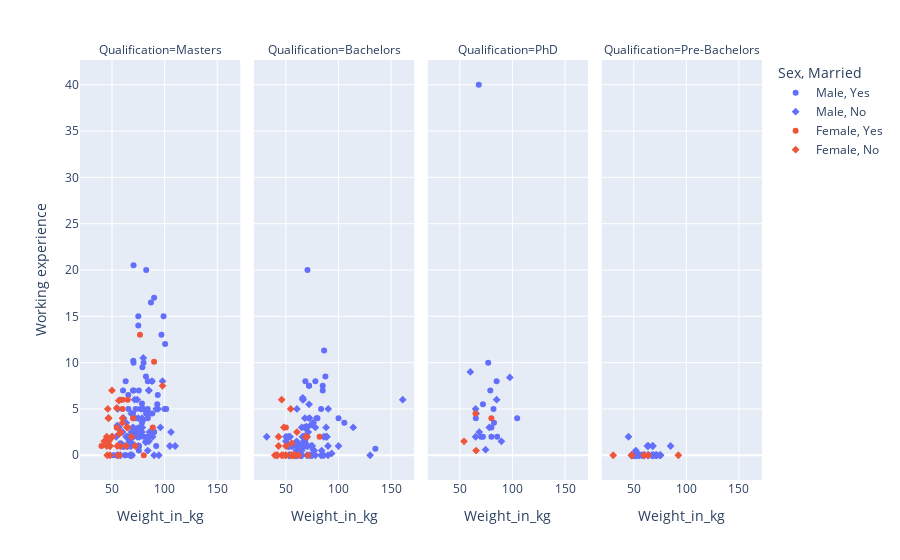

Notebook code cell kept with this figure:
### Code cell
import plotly.express as px
import pandas as pd 
data= pd.read_csv("new_data.csv")
fig = px.scatter(data, x="Weight_in_kg", y="Working experience", color="Gender", symbol="Marital Status?", facet_col="Qualification",
          labels={"Gender": "Sex", "Marital Status?": "Married"})
fig.show()

### Figure 1 — Plotly figure (JSON) as saved in the notebook; plotly's stock layout.template omitted (floating-point values rounded to 4 significant figures)
{"data": [{"hovertemplate": "Sex=Male<br>Married=Yes<br>Qualification=Masters<br>Weight_in_kg=%{x}<br>Working experience=%{y}<extra></extra>", "legendgroup": "Male, Yes", "marker": {"color": "#636efa", "symbol": "circle"}, "mode": "markers", "name": "Male, Yes", "orientation": "v", "showlegend": true, "type": "scatter", "x": [77, 93, 99, 75.8, 72.5, 75, 84, 72.5, 62.5, 100.5, 78.9, 70, 100, 75.4, 75.5, 70.2, 88.4, 83.5, 90, 77.5, 93.5, 97, 79.5, 75.6, 82.5, 70.5, 75.5, 54.3, 82.27, 101.5, 86.5, 75, 70, 70.5, 82.4, 70.2, 58.1, 80, 65.5, 75.45, 70, 63, 84, 88, 80, 78.5, 90, 72.5, 78.5, 51, 58, 87, 70, 55, 69.1, 90, 65.6, 58, 92, 75, 60.5, 84, 63, 55, 75.55, 70.5], "xaxis": "x", "y": [5, 5.5, 15, 2, 2.5, 14, 4, 4, 0, 12, 9.5, 4.5, 5, 3, 7, 10.2, 4.5, 2, 17, 2.5, 6.5, 13, 3.8, 1, 20, 20.5, 1, 0, 8.5, 5, 4.5, 1, 7, 10, 4.5, 4, 1.3, 2, 6.5, 1, 3, 8, 8, 8, 10, 5.6, 2.5, 5, 3.5, 0, 6, 16.5, 2, 3, 0, 2.5, 5, 1, 1, 15, 7, 5, 0, 3, 0.5, 7], "yaxis": "y"}, {"hovertemplate": "Sex=Male<br>Married=Yes<br>Qualification=Bachelors<br>Weight_in_kg=%{x}<br>Working experience=%{y}<extra></extra>", "legendgroup": "Male, Yes", "marker": {"color": "#636efa", "symbol": "circle"}, "mode": "markers", "name": "Male, Yes", "orientation": "v", "showlegend": false, "type": "scatter", "x": [100, 72, 64, 87.5, 105.5, 72, 79, 60, 70.5, 78, 68, 135, 80, 85, 56, 86.34, 64, 72, 68.5, 85, 83.4], "xaxis": "x2", "y": [4, 4, 0, 8.5, 3.5, 7.5, 4, 0, 20, 8, 1, 0.7, 4, 7.5, 0, 11.3, 0, 7.5, 8, 7, 5], "yaxis": "y2"}, {"hovertemplate": "Sex=Male<br>Married=Yes<br>Qualification=PhD<br>Weight_in_kg=%{x}<br>Working experience=%{y}<extra></extra>", "legendgroup": "Male, Yes", "marker": {"color": "#636efa", "symbol": "circle"}, "mode": "markers", "name": "Male, Yes", "orientation": "v", "showlegend": false, "type": "scatter", "x": [70.2, 80, 82, 104.5, 77, 65.21, 72, 72, 82.5, 79, 85, 68, 80, 85.5], "xaxis": "x3", "y": [2, 2, 5, 4, 10, 4, 5.5, 2, 3.5, 7, 8, 40, 3, 2], "yaxis": "y3"}, {"hovertemplate": "Sex=Male<br>Married=Yes<br>Qualification=Pre-Bachelors<br>Weight_in_kg=%{x}<br>Working experience=%{y}<extra></extra>", "legendgroup": "Male, Yes", "marker": {"color": "#636efa", "symbol": "circle"}, "mode": "markers", "name": "Male, Yes", "orientation": "v", "showlegend": false, "type": "scatter", "x": [52, 75], "xaxis": "x4", "y": [0, 0], "yaxis": "y4"}, {"hovertemplate": "Sex=Male<br>Married=No<br>Qualification=Masters<br>Weight_in_kg=%{x}<br>Working experience=%{y}<extra></extra>", "legendgroup": "Male, No", "marker": {"color": "#636efa", "symbol": "diamond"}, "mode": "markers", "name": "Male, No", "orientation": "v", "showlegend": true, "type": "scatter", "x": [58, 50, 68.5, 67, 68.3, 96, 88.6, 60, 93.9, 65, 85.6, 78.5, 68, 63.5, 88, 98, 55.5, 68.3, 82.5, 106.0, 80, 61.5, 69, 54, 68, 94.5, 63.5, 67, 71.5, 74, 55, 105, 69.5, 85, 56.5, 78.5, 55, 78.8, 65, 70, 60, 85, 110, 68, 65, 61, 70, 84, 58, 74, 82, 61, 66.5, 92, 79.75, 75, 76, 78, 90, 70, 75, 85, 86], "xaxis": "x", "y": [0, 2, 2.5, 0, 4.5, 3, 2, 2.5, 5, 2, 2.5, 4, 0, 3.5, 8, 8, 5, 1.2, 1.5, 2.5, 5, 1, 0, 2, 1, 0, 2, 2, 6, 6, 0, 1, 2, 7, 3, 2.5, 3.2, 3, 1, 3, 1, 7, 1, 1, 1, 1, 1.2, 0.5, 1, 2, 1.4, 4, 1.5, 5, 10.5, 1, 2, 5, 0, 2, 4, 1.5, 2], "yaxis": "y"}, {"hovertemplate": "Sex=Male<br>Married=No<br>Qualification=Bachelors<br>Weight_in_kg=%{x}<br>Working experience=%{y}<extra></extra>", "legendgroup": "Male, No", "marker": {"color": "#636efa", "symbol": "diamond"}, "mode": "markers", "name": "Male, No", "orientation": "v", "showlegend": false, "type": "scatter", "x": [53.6, 76.8, 84, 88.2, 72, 130, 83.5, 69.5, 55.5, 78, 93.5, 71.2, 89, 88.2, 62, 69, 75, 50, 84, 90, 67.9, 76, 76, 67.4, 54, 60.5, 74, 86, 61, 70, 52.27, 65, 68, 60, 72, 70, 65.8, 68, 60, 90.2, 90, 52, 74, 53, 59.5, 75, 65, 161, 72.5, 65, 100, 68, 65, 60.2, 65.7, 74, 70.85, 56.61, 63.5, 66, 53, 52.1, 59.5, 58, 114, 64, 86, 65, 31.75, 67, 65, 70, 52.1, 67.5, 60.5, 54, 66, 68.7, 78, 50, 67, 66.5, 70, 60, 70, 60], "xaxis": "x2", "y": [1, 0.5, 0.5, 2, 5.5, 0, 0, 3.1, 1, 0, 0.2, 2.5, 2, 3, 1, 2, 0, 2, 0, 0, 1.5, 0.6, 3.5, 1.5, 2, 1, 1, 0, 1.3, 2, 2, 0, 2, 0.5, 0, 3, 1, 4, 0, 5, 1, 1, 0, 0, 0, 1, 1, 6, 4, 0.5, 1, 1, 0, 1.5, 2, 3.3, 1, 1, 1, 6, 0, 1, 0, 0, 3, 0, 2, 3, 2, 2, 0, 0, 1, 3, 5, 0, 6.2, 3, 3, 1.5, 1.5, 6, 1, 0, 2, 0], "yaxis": "y2"}, {"hovertemplate": "Sex=Male<br>Married=No<br>Qualification=PhD<br>Weight_in_kg=%{x}<br>Working experience=%{y}<extra></extra>", "legendgroup": "Male, No", "marker": {"color": "#636efa", "symbol": "diamond"}, "mode": "markers", "name": "Male, No", "orientation": "v", "showlegend": false, "type": "scatter", "x": [78, 74.5, 65.5, 60, 97.5, 85, 89.5, 68.5, 65, 65], "xaxis": "x3", "y": [3, 0.6, 4.5, 9, 8.4, 6, 1.5, 2.5, 2, 5], "yaxis": "y3"}, {"hovertemplate": "Sex=Male<br>Married=No<br>Qualification=Pre-Bachelors<br>Weight_in_kg=%{x}<br>Working experience=%{y}<extra></extra>", "legendgroup": "Male, No", "marker": {"color": "#636efa", "symbol": "diamond"}, "mode": "markers", "name": "Male, No", "orientation": "v", "showlegend": false, "type": "scatter", "x": [63, 55, 52.5, 75, 63.5, 52, 50, 64, 68.5, 57.4, 71.5, 48, 59, 55.2, 50, 68.5, 75.5, 63.5, 68.2, 67.12, 85, 50, 75, 68, 52, 60, 55, 53, 48, 72, 45, 49, 64, 60, 70.5, 64], "xaxis": "x4", "y": [1, 0, 0, 0, 0, 0.5, 0, 1, 0, 0, 0, 0, 0, 0, 0, 0, 0, 0, 1, 0, 1, 0, 0, 1, 0, 0, 0, 0, 0, 0, 2, 0, 0, 0, 0, 0], "yaxis": "y4"}, {"hovertemplate": "Sex=Female<br>Married=Yes<br>Qualification=Masters<br>Weight_in_kg=%{x}<br>Working experience=%{y}<extra></extra>", "legendgroup": "Female, Yes", "marker": {"color": "#EF553B", "symbol": "circle"}, "mode": "markers", "name": "Female, Yes", "orientation": "v", "showlegend": true, "type": "scatter", "x": [60, 60, 70, 57, 65, 40, 76.6, 90, 88.8, 80.2, 54.5], "xaxis": "x", "y": [5, 6, 4, 0, 6, 1, 13, 10.1, 3, 0, 3], "yaxis": "y"}, {"hovertemplate": "Sex=Female<br>Married=Yes<br>Qualification=Bachelors<br>Weight_in_kg=%{x}<br>Working experience=%{y}<extra></extra>", "legendgroup": "Female, Yes", "marker": {"color": "#EF553B", "symbol": "circle"}, "mode": "markers", "name": "Female, Yes", "orientation": "v", "showlegend": false, "type": "scatter", "x": [50, 71, 70, 82], "xaxis": "x2", "y": [3, 0, 2, 2], "yaxis": "y2"}, {"hovertemplate": "Sex=Female<br>Married=Yes<br>Qualification=PhD<br>Weight_in_kg=%{x}<br>Working experience=%{y}<extra></extra>", "legendgroup": "Female, Yes", "marker": {"color": "#EF553B", "symbol": "circle"}, "mode": "markers", "name": "Female, Yes", "orientation": "v", "showlegend": false, "type": "scatter", "x": [80, 65], "xaxis": "x3", "y": [4, 4.5], "yaxis": "y3"}, {"hovertemplate": "Sex=Female<br>Married=Yes<br>Qualification=Pre-Bachelors<br>Weight_in_kg=%{x}<br>Working experience=%{y}<extra></extra>", "legendgroup": "Female, Yes", "marker": {"color": "#EF553B", "symbol": "circle"}, "mode": "markers", "name": "Female, Yes", "orientation": "v", "showlegend": false, "type": "scatter", "x": [64], "xaxis": "x4", "y": [0], "yaxis": "y4"}, {"hovertemplate": "Sex=Female<br>Married=No<br>Qualification=Masters<br>Weight_in_kg=%{x}<br>Working experience=%{y}<extra></extra>", "legendgroup": "Female, No", "marker": {"color": "#EF553B", "symbol": "diamond"}, "mode": "markers", "name": "Female, No", "orientation": "v", "showlegend": true, "type": "scatter", "x": [59.9, 64.21, 60, 47, 50, 98, 63.4, 42.6, 55, 56, 56.9, 56.5, 50.2, 46, 48.2, 45, 68.5, 46.5, 54.5, 65, 46.9, 50.2, 45, 48, 72, 58, 45.5, 58, 48], "xaxis": "x", "y": [3.5, 3, 4, 1.5, 7, 7.5, 1, 1.5, 1, 0, 2.3, 5.9, 2, 5, 1, 1, 2, 4, 5.1, 3, 4, 2, 2, 1, 1, 1, 0, 2.5, 0], "yaxis": "y"}, {"hovertemplate": "Sex=Female<br>Married=No<br>Qualification=Bachelors<br>Weight_in_kg=%{x}<br>Working experience=%{y}<extra></extra>", "legendgroup": "Female, No", "marker": {"color": "#EF553B", "symbol": "diamond"}, "mode": "markers", "name": "Female, No", "orientation": "v", "showlegend": false, "type": "scatter", "x": [69, 57.5, 43, 39.5, 48, 41.2, 62, 43, 60.5, 47.5, 55, 50, 58.5, 57, 50, 42, 46, 55, 54.5, 46, 55.5, 50], "xaxis": "x2", "y": [2, 0, 1, 0, 3, 0, 0, 2, 2.5, 0, 0, 0, 0, 0, 1, 0, 0, 0, 5, 6, 1.3, 0], "yaxis": "y2"}, {"hovertemplate": "Sex=Female<br>Married=No<br>Qualification=PhD<br>Weight_in_kg=%{x}<br>Working experience=%{y}<extra></extra>", "legendgroup": "Female, No", "marker": {"color": "#EF553B", "symbol": "diamond"}, "mode": "markers", "name": "Female, No", "orientation": "v", "showlegend": false, "type": "scatter", "x": [65.5, 54], "xaxis": "x3", "y": [0.5, 1.5], "yaxis": "y3"}, {"hovertemplate": "Sex=Female<br>Married=No<br>Qualification=Pre-Bachelors<br>Weight_in_kg=%{x}<br>Working experience=%{y}<extra></extra>", "legendgroup": "Female, No", "marker": {"color": "#EF553B", "symbol": "diamond"}, "mode": "markers", "name": "Female, No", "orientation": "v", "showlegend": false, "type": "scatter", "x": [30.5, 48, 48, 60, 92.4, 60], "xaxis": "x4", "y": [0, 0, 0, 0, 0, 0], "yaxis": "y4"}], "layout": {"annotations": [{"font": {}, "showarrow": false, "text": "Qualification=Masters", "x": 0.1175, "xanchor": "center", "xref": "paper", "y": 1, "yanchor": "bottom", "yref": "paper"}, {"font": {}, "showarrow": false, "text": "Qualification=Bachelors", "x": 0.3725, "xanchor": "center", "xref": "paper", "y": 1, "yanchor": "bottom", "yref": "paper"}, {"font": {}, "showarrow": false, "text": "Qualification=PhD", "x": 0.6275, "xanchor": "center", "xref": "paper", "y": 1, "yanchor": "bottom", "yref": "paper"}, {"font": {}, "showarrow": false, "text": "Qualification=Pre-Bachelors", "x": 0.8825, "xanchor": "center", "xref": "paper", "y": 1, "yanchor": "bottom", "yref": "paper"}], "legend": {"title": {"text": "Sex, Married"}, "tracegroupgap": 0}, "margin": {"t": 60}, "xaxis": {"anchor": "y", "domain": [0, 0.235], "title": {"text": "Weight_in_kg"}}, "xaxis2": {"anchor": "y2", "domain": [0.255, 0.49], "matches": "x", "title": {"text": "Weight_in_kg"}}, "xaxis3": {"anchor": "y3", "domain": [0.51, 0.745], "matches": "x", "title": {"text": "Weight_in_kg"}}, "xaxis4": {"anchor": "y4", "domain": [0.765, 1.0], "matches": "x", "title": {"text": "Weight_in_kg"}}, "yaxis": {"anchor": "x", "domain": [0, 1], "title": {"text": "Working experience"}}, "yaxis2": {"anchor": "x2", "domain": [0, 1], "matches": "y", "showticklabels": false}, "yaxis3": {"anchor": "x3", "domain": [0, 1], "matches": "y", "showticklabels": false}, "yaxis4": {"anchor": "x4", "domain": [0, 1], "matches": "y", "showticklabels": false}}}
